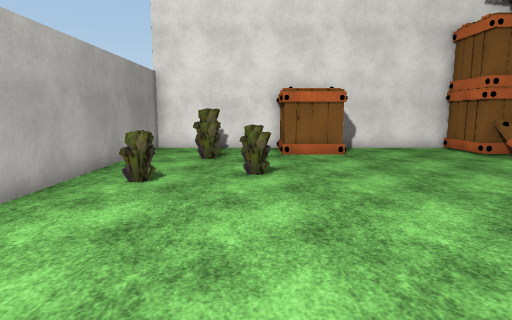
View 1 (above)

12 first-person views from a walk through a 3-D level made in the Unity game engine. The camera is 1.5 m above the floor, tilts 8° down and sees 75° across. Doors are open. The floor is counted in squares, 1 m on a side. Each view is taken from the middle of a square. On the plan, view 1 faces up. The plan holds only what a view shows up to about 15 squares ahead; the rest is blank. The player character is not drawn. Some surface patterns are stand-ins.

View 2
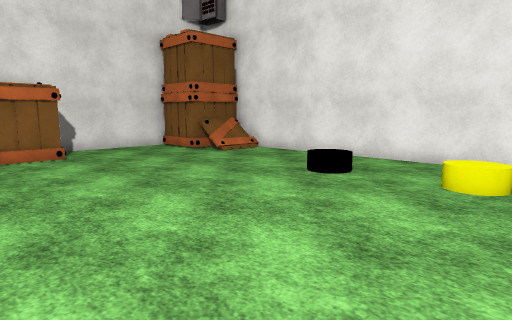

View 3
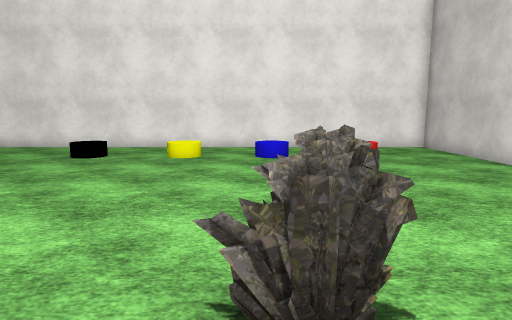

View 4
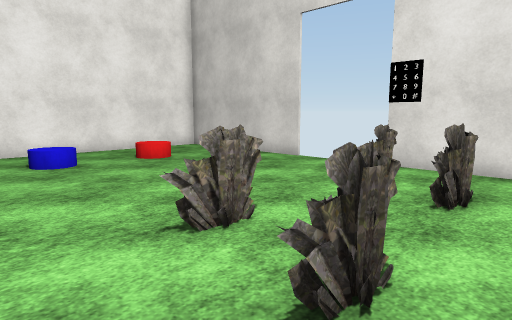

View 5
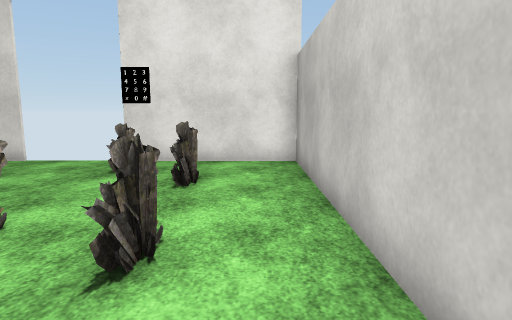

View 6
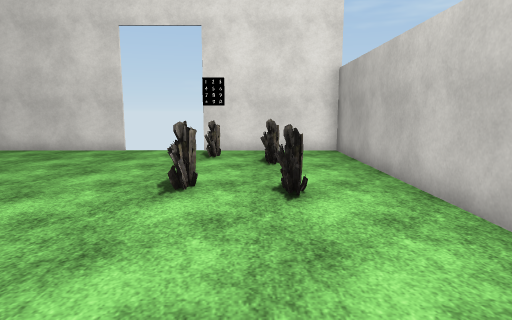

View 7
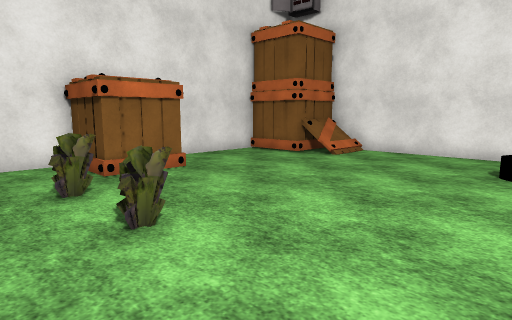

View 8
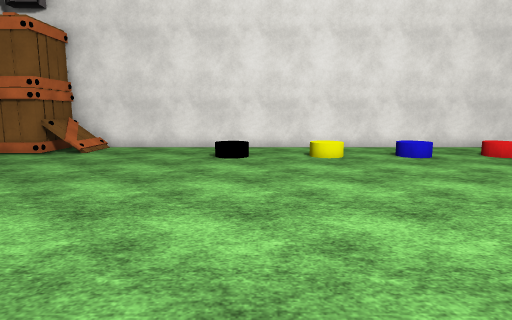

View 9
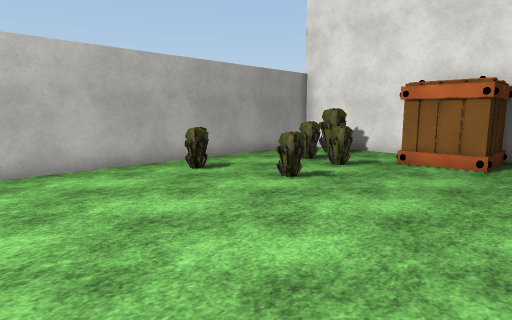

View 10
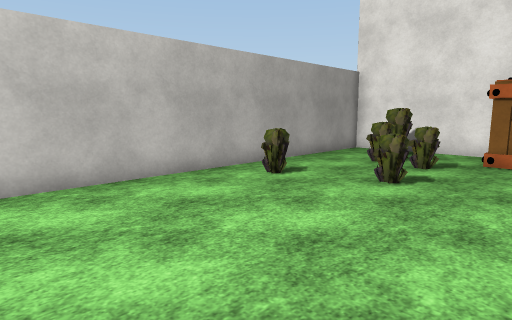

View 11
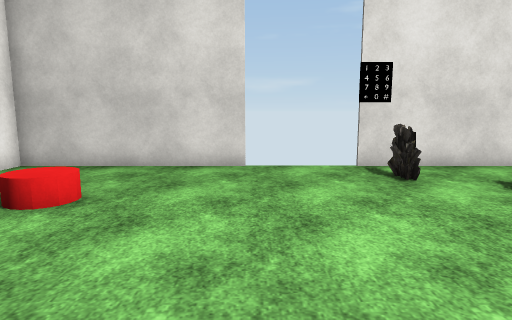

View 12
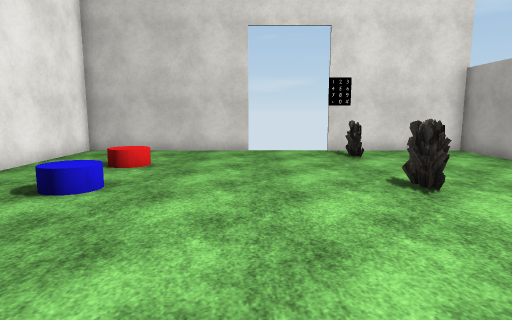

### Floor plan
Points are (right, up) in squares from view 1. A wall is a line through its corners. A room is listed if a view was taken in it or the views show most of it. See-through windows are left out.
Room 1 (views 1, 2, 3, 4, 5, 6, 7, 8, 9, 10, 11, 12)
walls: (0.3, 8.3) (-0.1, 8.1); (0.6, -0.9) (0.5, -2.3); (0.6, -1.1) (0.8, -2.2); (0.5, -1.8) (0.6, -0.9); (0.2, -2) (0.5, -1.8) (0.6, -2.6); (0.3, 10.5) (-0.4, 10.5); (-1.7, -0.9) (-1.7, -1.7) (-1.6, -1.7) (-1.8, -0.7); (0.4, -2.6) (0.4, -1.1); (0.2, 10.5) (-0.5, 10.5); (0.3, 10.6) (-0.6, 10.5); (0.2, 10.7) (-0.5, 10.5); (-1.9, -1) (-1.8, -1.3); (-1.6, -1.5) (-1.7, -1.6); (-1.7, -1.4) (-1.6, -1.4); (-1.7, -1.4) (-1.6, -1.3); (-1.7, -1.5) (-1.6, -0.4); (0.1, 10.9) (-0.4, 10.4); (-1.8, -2.1) (-1.8, -0.6); (-1, 10.9) (-1.9, 10.8); (-1.1, 10.9) (-2, 10.9); (-1.3, 11.1) (-1.9, 10.9); (-1.2, 11.3) (-1.8, 10.8); (-1.4, -4.2) (-1.4, -5.2); (-1.6, -4.4) (-1.4, -5.2); (-1.2, 12.7) (-2, 12.8); (-1.4, 12.7) (-2.1, 12.7) (-2.2, 12.6); (-1.2, 12.9) (-1.7, 12.8); (-1.6, 12.7) (-2.5, 12.7); (0.5, -6) (0.4, -6.8); (-1.6, 13.1) (-2.3, 12.8); (1.1, 14.5) (-4.3, 14.5) (-4.3, -2.4); (8.4, 14.5) (3.1, 14.5); (0.4, -6.9) (0.6, -7.3); (4.2, -8.4) (10.7, -8.4) (10.7, 12.1)
low walls: (0.5, 8) (-0.4, 8); (0.4, 8) (-0.3, 8); (0.4, 8) (0, 8) (-0.2, 8.4); (0.3, 8.1) (-0.3, 8); (0, 8) (-0.2, 8.4); (0.3, 8.4) (-0.3, 7.9); (-0.1, 8.1) (-0.2, 8.2); (0.5, -1.8) (0.7, -1.2); (0.3, -1.8) (0.6, -1.3) (0.6, -1.8) (0.4, -1.1); (0.4, -1.9) (0.7, -2.5); (-1.8, -0.7) (-1.7, -1.4) (-1.5, -0.8); (-1.7, -1.5) (-1.4, -1.6); (-1.5, -2.2) (-1.6, -1.8); (-1.8, -2) (-1.4, -1.4) (-1.6, -1.3); (-1.8, -2.1) (-1.9, -1.3) (-1.7, -0.9); (0.4, -6.8) (0.7, -7.4)
ways out: opening at (-3.5, -1.5) to room 2; opening at (-2, -3) to room 2; opening at (0, -5) to room 2; open door at (2.5, -8.5) to room 2; gap at (-1, 11)
objects: other object (1, 12) to (3, 14); red cylinder (8, -5); blue cylinder (8, -1); yellow cylinder (8, 2); other object (8, 5); other object (8, 12) to (9, 13); other object (9, 12) to (10, 12); other object (9, 14)
Room 2 (no view inside)
walls: (-1.8, -5.3) (-1.5, -5.1); (-1.7, -5.3) (-1.5, -5); (-1.8, -5.2) (-1.8, -4.5); (-1.4, -5.2) (-1.2, -4.9); (-1.4, -4.9) (-1.4, -4.2); (0.3, -6.9) (0.7, -6.5); (0.4, -6.8) (0.6, -6.6); (0.4, -6.9) (0.4, -5.9); (0.4, -7.4) (0.4, -6.2); (-4.3, -2.4) (-4.3, -8.4) (1.1, -8.4)
low walls: (-1.8, -5) (-1.5, -4.9) (-1.6, -4.5); (-1.7, -5) (-1.4, -4.5); (-1.4, -4.8) (-1.3, -4.4)
ways out: opening at (-3.5, -1.5) to room 1; opening at (-2, -3) to room 1; opening at (0, -5) to room 1; open door at (2.5, -8.5) to room 1

Positions as (right, up) in squares from view 1, and headings:
1: (0, 0), facing up
2: (0, 0), facing up-right
3: (-4, -1), facing right
4: (-3, 1), facing down-right
5: (-3, 2), facing down
6: (-1, 5), facing down
7: (-2, 4), facing up-right
8: (-4, 4), facing right
9: (5, 2), facing up-left
10: (3, 1), facing up-left
11: (4, 1), facing down
12: (4, 5), facing down
